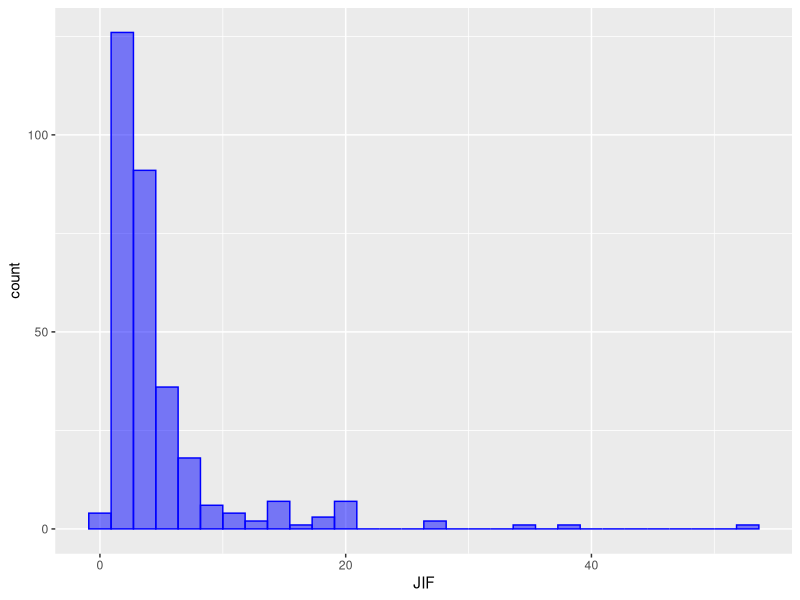
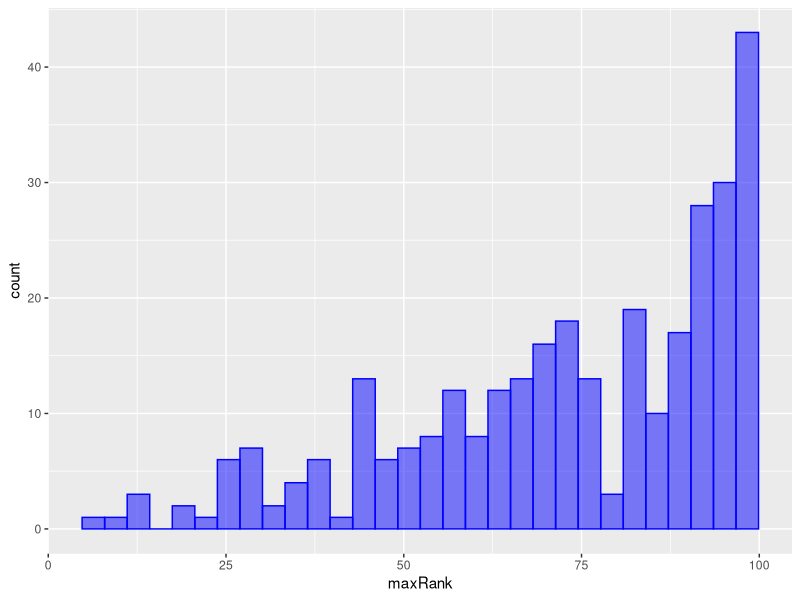
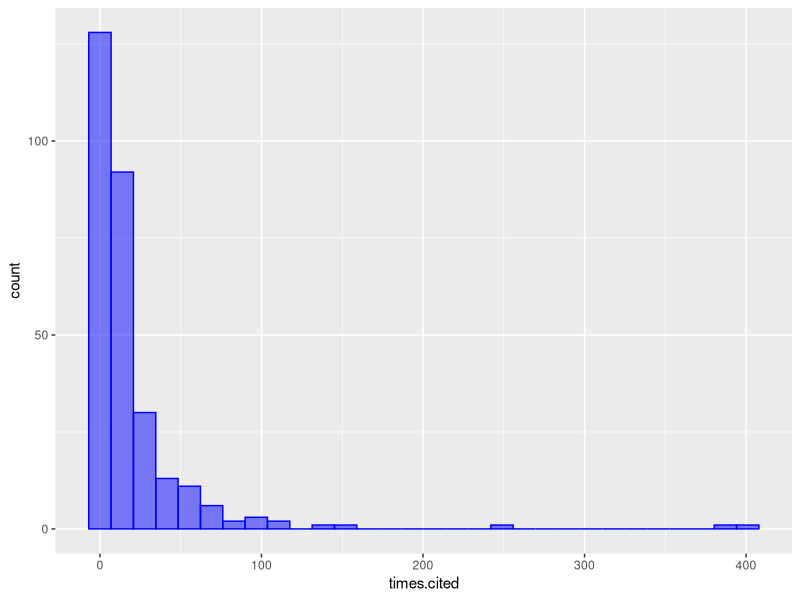
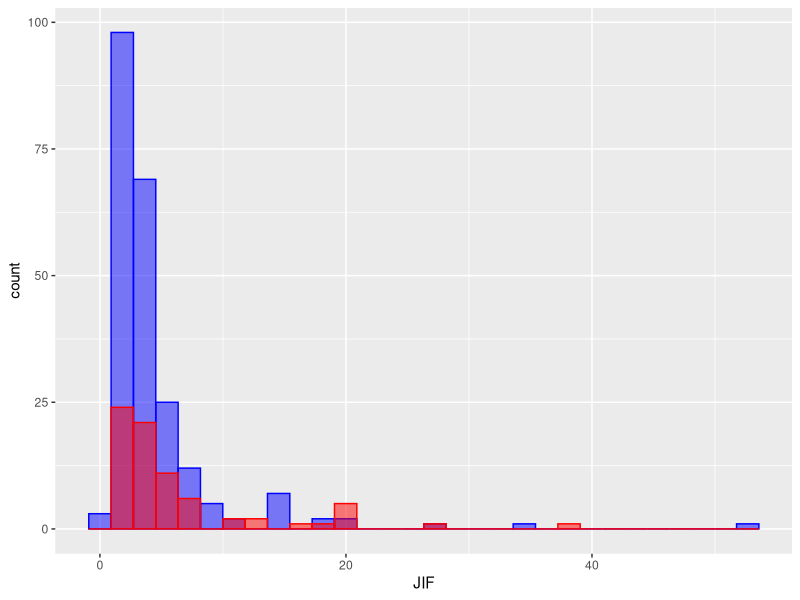
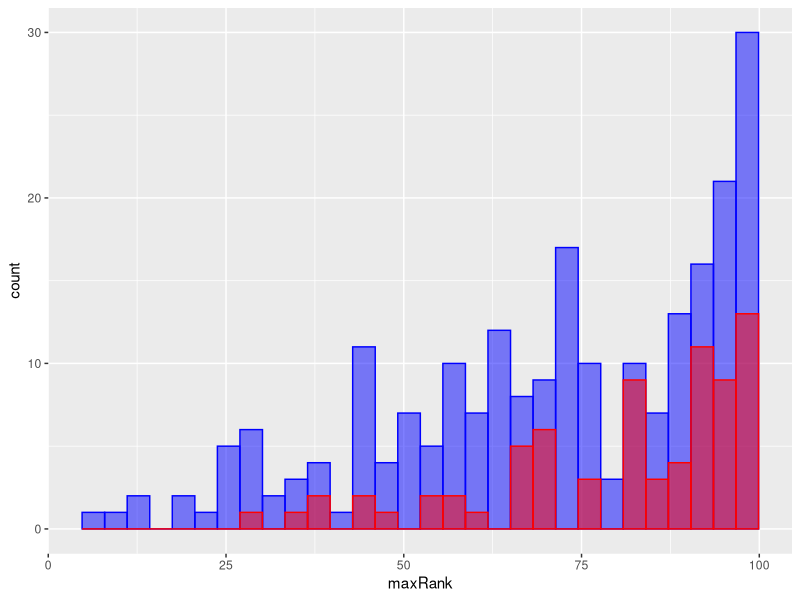
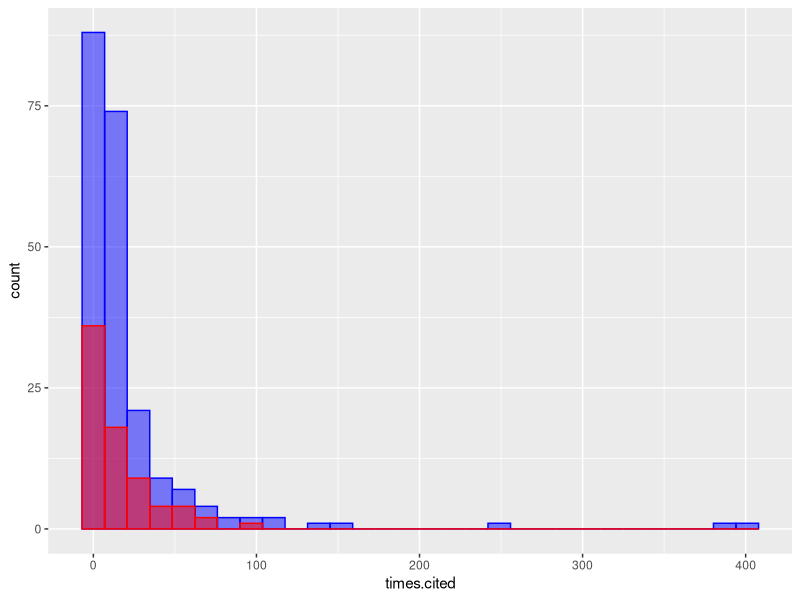
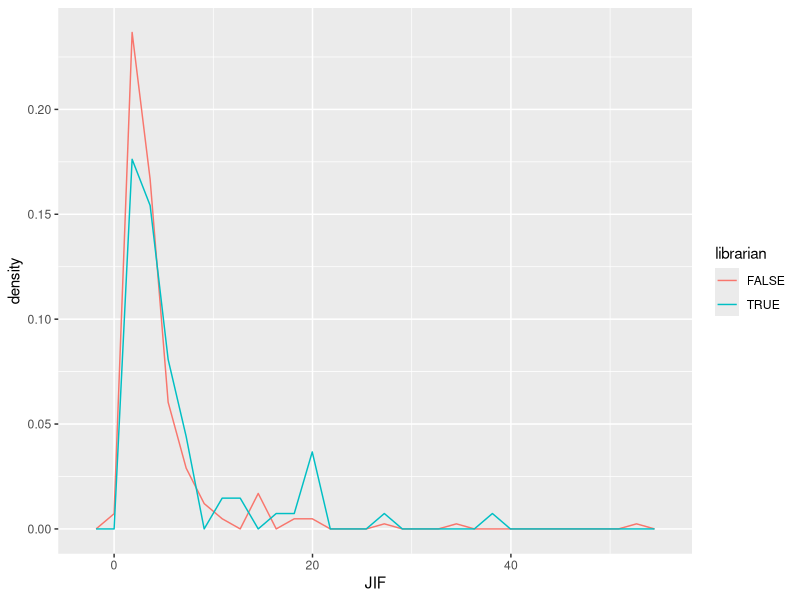
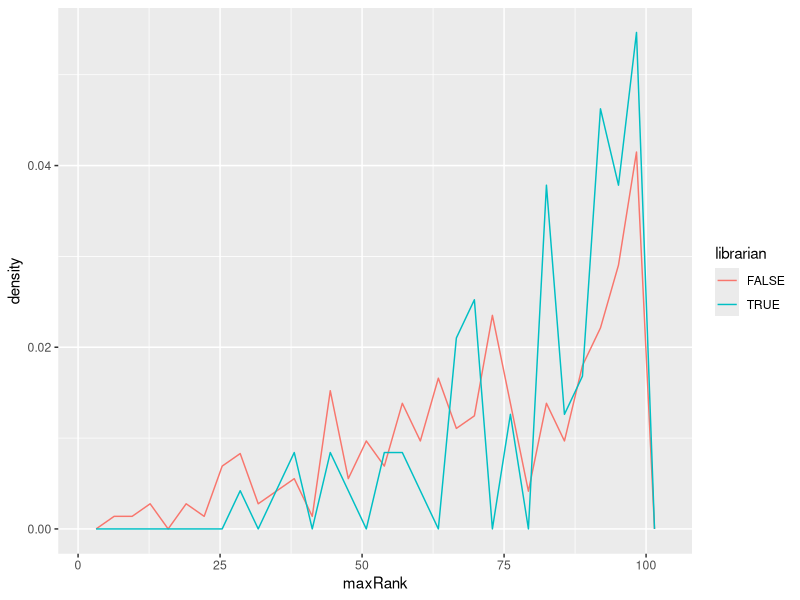

Recreate these plots in R, in order.
# srr-analyze
#
# plots and stats after collecting SR-AMC data
#
# script is part of:
# A Bibliographic Analysis of librarian assistance on SRs at CUAnschutz
# (continuation of Craven/Palmer/Piper project)

# Initialize
library(tidyverse)

# Read dataset
srr_dataset <- read.csv("combo_papers_table.csv")
srr_dataset <- mutate(srr_dataset,url=as.character(url),author=as.character(author),title=as.character(title),journal=as.character(journal),doi=as.character(doi),id=as.character(id))

# Look at histograms of the whole dataset
ggplot(data=srr_dataset,aes(JIF))+
    geom_histogram(col="blue",fill="blue",alpha=0.5)

ggplot(data=srr_dataset,aes(maxRank))+
    geom_histogram(col="blue",fill="blue",alpha=0.5)

ggplot(data=srr_dataset,aes(times.cited))+
    geom_histogram(col="blue",fill="blue",alpha=0.5)

# Compare these histograms among librarian versus non-librarian records

ggplot(data=(srr_dataset %>% filter(librarian==FALSE)),aes(JIF))+
    geom_histogram(col="blue",fill="blue",alpha=0.5)+
    geom_histogram(data=(srr_dataset %>% filter(librarian==TRUE)),aes(JIF),col="red",fill="red",alpha=0.5)

ggplot(data=(srr_dataset %>% filter(librarian==FALSE)),aes(maxRank))+
    geom_histogram(col="blue",fill="blue",alpha=0.5)+
    geom_histogram(data=(srr_dataset %>% filter(librarian==TRUE)),aes(maxRank),col="red",fill="red",alpha=0.5)

ggplot(data=(srr_dataset %>% filter(librarian==FALSE)),aes(times.cited))+
    geom_histogram(col="blue",fill="blue",alpha=0.5)+
    geom_histogram(data=(srr_dataset %>% filter(librarian==TRUE)),aes(times.cited),col="red",fill="red",alpha=0.5)

# Let's see if densities make any difference more visible

ggplot(data=(srr_dataset %>% filter(librarian != "NA")), aes(JIF, stat(density), colour = librarian)) +
    geom_freqpoly(na.rm=TRUE)

ggplot(data=(srr_dataset %>% filter(librarian != "NA")), aes(maxRank, stat(density), colour = librarian)) +
    geom_freqpoly(na.rm=TRUE)

ggplot(data=(srr_dataset %>% filter(librarian != "NA")), aes(times.cited, stat(density), colour = librarian)) +
    geom_freqpoly(na.rm=TRUE)

## Let's move away from histograms
# Violins
ggplot(srr_dataset,aes(factor(librarian),JIF)) + geom_violin(scale="count")

ggplot(srr_dataset,aes(factor(librarian),maxRank)) + geom_violin(scale="count")

ggplot(srr_dataset,aes(factor(librarian),times.cited)) + geom_violin(scale="count")

# Boxplots
ggplot(srr_dataset %>% filter(librarian != "NA"),aes(factor(librarian),JIF)) + geom_boxplot(outlier.shape=NA) + geom_jitter(width=0.15,alpha=0.5)

ggplot(srr_dataset %>% filter(librarian != "NA"),aes(factor(librarian),maxRank)) + geom_boxplot(outlier.shape=NA) + geom_jitter(width=0.15,alpha=0.5)

ggplot(srr_dataset %>% filter(librarian != "NA"),aes(factor(librarian),times.cited)) + geom_boxplot(outlier.shape=NA) + geom_jitter(width=0.15,alpha=0.5)

# Boxplots comparing nonlibs to coauthor libs
ggplot(srr_dataset %>% filter(librarian != "NA"),aes(factor(coauthor),JIF)) + geom_boxplot(outlier.shape=NA) + geom_jitter(width=0.15,alpha=0.5)

ggplot(srr_dataset %>% filter(librarian != "NA"),aes(factor(coauthor),maxRank)) + geom_boxplot(outlier.shape=NA) + geom_jitter(width=0.15,alpha=0.5)

ggplot(srr_dataset %>% filter(librarian != "NA"),aes(factor(coauthor),times.cited)) + geom_boxplot(outlier.shape=NA) + geom_jitter(width=0.15,alpha=0.5)

# Let me try a weird "normalization"
ggplot(srr_dataset %>% filter(librarian != "NA"),aes(factor(librarian),times.cited/JIF)) + geom_boxplot(outlier.shape=NA) + geom_jitter(width=0.15,alpha=0.5)

ggplot(srr_dataset %>% filter(librarian != "NA"),aes(factor(coauthor),times.cited/JIF)) + geom_boxplot(outlier.shape=NA) + geom_jitter(width=0.15,alpha=0.5)

# Let's do some t-tests (lib versus nonlib)
JIF_lib <- srr_dataset %>% filter(librarian=="TRUE") %>% select(JIF)
JIF_nonlib <- srr_dataset %>% filter(librarian=="FALSE") %>% select(JIF)
t.test(JIF_lib,JIF_nonlib) # p-value = 0.06408

RANK_lib <- srr_dataset %>% filter(librarian=="TRUE") %>% select(maxRank)
RANK_nonlib <- srr_dataset %>% filter(librarian=="FALSE") %>% select(maxRank)
t.test(RANK_lib,RANK_nonlib) # p-value = 0.00201

CIT_lib <- srr_dataset %>% filter(librarian=="TRUE") %>% select(times.cited)
CIT_nonlib <- srr_dataset %>% filter(librarian=="FALSE") %>% select(times.cited)
t.test(CIT_lib,CIT_nonlib) # p-value = 0.4686

# Let's do some t-tests (auth versus nonauth)
JIF_auth <- srr_dataset %>% filter(coauthor=="TRUE") %>% select(JIF)
JIF_nonauth <- srr_dataset %>% filter(coauthor=="FALSE") %>% select(JIF)
t.test(JIF_auth,JIF_nonauth) # p-value = 0.3563

RANK_auth <- srr_dataset %>% filter(coauthor=="TRUE") %>% select(maxRank)
RANK_nonauth <- srr_dataset %>% filter(coauthor=="FALSE") %>% select(maxRank)
t.test(RANK_auth,RANK_nonauth) # p-value = 0.1281

CIT_auth <- srr_dataset %>% filter(coauthor=="TRUE") %>% select(times.cited)
CIT_nonauth <- srr_dataset %>% filter(coauthor=="FALSE") %>% select(times.cited)
t.test(CIT_auth,CIT_nonauth) # p-value = 0.3153

#  Let's do some t-tests (auth versus nonlib)
t.test(JIF_auth,JIF_nonlib) # p-value = 0.2339
t.test(RANK_auth,RANK_nonlib) # p-value = 0.061
t.test(CIT_auth,CIT_nonlib) # p-value = 0.2991





